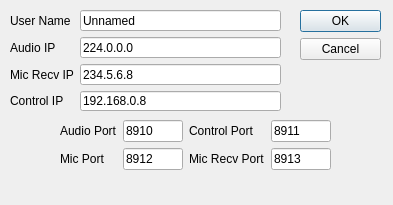
<?xml version="1.0" encoding="UTF-8"?>
<ui version="4.0">
 <class>Settings</class>
 <widget class="QDialog" name="Settings">
  <property name="geometry">
   <rect>
    <x>0</x>
    <y>0</y>
    <width>393</width>
    <height>205</height>
   </rect>
  </property>
  <property name="windowTitle">
   <string>Dialog</string>
  </property>
  <widget class="QDialogButtonBox" name="buttonBox">
   <property name="geometry">
    <rect>
     <x>300</x>
     <y>10</y>
     <width>81</width>
     <height>241</height>
    </rect>
   </property>
   <property name="orientation">
    <enum>Qt::Vertical</enum>
   </property>
   <property name="standardButtons">
    <set>QDialogButtonBox::Cancel|QDialogButtonBox::Ok</set>
   </property>
  </widget>
  <widget class="QWidget" name="gridLayoutWidget">
   <property name="geometry">
    <rect>
     <x>60</x>
     <y>120</y>
     <width>271</width>
     <height>51</height>
    </rect>
   </property>
   <layout class="QGridLayout" name="gridLayout">
    <item row="0" column="1">
     <widget class="QLineEdit" name="multicast_port">
      <property name="text">
       <string>8910</string>
      </property>
     </widget>
    </item>
    <item row="0" column="3">
     <widget class="QLineEdit" name="control_port">
      <property name="text">
       <string>8911</string>
      </property>
     </widget>
    </item>
    <item row="0" column="2">
     <widget class="QLabel" name="label">
      <property name="text">
       <string>Control Port</string>
      </property>
     </widget>
    </item>
    <item row="0" column="0">
     <widget class="QLabel" name="label_2">
      <property name="text">
       <string>Audio Port</string>
      </property>
     </widget>
    </item>
    <item row="1" column="0">
     <widget class="QLabel" name="label_3">
      <property name="text">
       <string>Mic Port</string>
      </property>
     </widget>
    </item>
    <item row="1" column="1">
     <widget class="QLineEdit" name="mic_port">
      <property name="text">
       <string>8912</string>
      </property>
     </widget>
    </item>
    <item row="1" column="2">
     <widget class="QLabel" name="label_7">
      <property name="text">
       <string>Mic Recv Port</string>
      </property>
     </widget>
    </item>
    <item row="1" column="3">
     <widget class="QLineEdit" name="mic_recv_port">
      <property name="text">
       <string>8913</string>
      </property>
     </widget>
    </item>
   </layout>
  </widget>
  <widget class="QWidget" name="gridLayoutWidget_2">
   <property name="geometry">
    <rect>
     <x>10</x>
     <y>10</y>
     <width>271</width>
     <height>101</height>
    </rect>
   </property>
   <layout class="QGridLayout" name="gridLayout_2">
    <item row="2" column="0">
     <widget class="QLabel" name="label_8">
      <property name="text">
       <string>Mic Recv IP</string>
      </property>
     </widget>
    </item>
    <item row="1" column="0">
     <widget class="QLabel" name="label_5">
      <property name="text">
       <string>Audio IP</string>
      </property>
     </widget>
    </item>
    <item row="3" column="0">
     <widget class="QLabel" name="label_6">
      <property name="text">
       <string>Control IP</string>
      </property>
     </widget>
    </item>
    <item row="0" column="2">
     <widget class="QLineEdit" name="username">
      <property name="text">
       <string>Unnamed</string>
      </property>
     </widget>
    </item>
    <item row="0" column="0">
     <widget class="QLabel" name="label_4">
      <property name="text">
       <string>User Name</string>
      </property>
     </widget>
    </item>
    <item row="1" column="2">
     <widget class="QLineEdit" name="audio_ip">
      <property name="text">
       <string>224.0.0.0</string>
      </property>
     </widget>
    </item>
    <item row="3" column="2">
     <widget class="QLineEdit" name="control_ip">
      <property name="text">
       <string>192.168.0.8</string>
      </property>
     </widget>
    </item>
    <item row="2" column="2">
     <widget class="QLineEdit" name="mic_recv_ip">
      <property name="text">
       <string>234.5.6.8</string>
      </property>
     </widget>
    </item>
   </layout>
  </widget>
 </widget>
 <resources/>
 <connections>
  <connection>
   <sender>buttonBox</sender>
   <signal>accepted()</signal>
   <receiver>Settings</receiver>
   <slot>accept()</slot>
   <hints>
    <hint type="sourcelabel">
     <x>248</x>
     <y>254</y>
    </hint>
    <hint type="destinationlabel">
     <x>157</x>
     <y>274</y>
    </hint>
   </hints>
  </connection>
  <connection>
   <sender>buttonBox</sender>
   <signal>rejected()</signal>
   <receiver>Settings</receiver>
   <slot>reject()</slot>
   <hints>
    <hint type="sourcelabel">
     <x>316</x>
     <y>260</y>
    </hint>
    <hint type="destinationlabel">
     <x>286</x>
     <y>274</y>
    </hint>
   </hints>
  </connection>
 </connections>
</ui>
